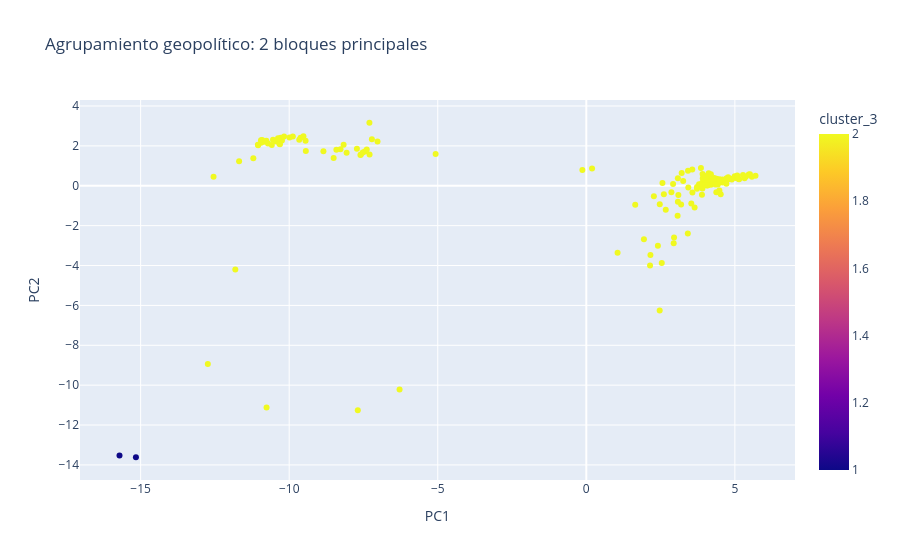

Write notebook code for a chart like this one.
### Code cell
# --- Visualización PCA con clusters (2 bloques principales) ---

# Se asegura la existencia de la columna 'cluster_3'
if "cluster_3" not in pca_df.columns:
    pca_df["cluster_3"] = clusters_3

fig = px.scatter(
    pca_df,
    x="PC1",
    y="PC2",
    color="cluster_3",
    hover_name=pca_df.index,
    title="Agrupamiento geopolítico: 2 bloques principales"
)

# Exportación
fig.write_html("figures/pca_clusters_un_2010_2024.html")
fig.write_image("figures/pca_clusters_un_2010_2024_preview.png", width=1400, height=900, scale=1)

fig.show()

### Figure 1 — Plotly figure (JSON) as saved in the notebook; plotly's stock layout.template omitted (floating-point values rounded to 4 significant figures; data arrays with more than 128 entries replaced by an {"elided": "..."} marker saying what was removed)
{"data": [{"hovertemplate": "<b>%{hovertext}</b><br><br>PC1=%{x}<br>PC2=%{y}<br>cluster_3=%{marker.color}<extra></extra>", "hovertext": {"elided": "179 str values"}, "legendgroup": "", "marker": {"color": {"elided": "179 int values"}, "coloraxis": "coloraxis", "symbol": "circle"}, "mode": "markers", "name": "", "orientation": "v", "showlegend": false, "type": "scatter", "x": {"elided": "179 float values"}, "xaxis": "x", "y": {"elided": "179 float values"}, "yaxis": "y"}], "layout": {"coloraxis": {"colorbar": {"title": {"text": "cluster_3"}}, "colorscale": [[0, "#0d0887"], [0.1111, "#46039f"], [0.2222, "#7201a8"], [0.3333, "#9c179e"], [0.4444, "#bd3786"], [0.5556, "#d8576b"], [0.6667, "#ed7953"], [0.7778, "#fb9f3a"], [0.8889, "#fdca26"], [1, "#f0f921"]]}, "legend": {"tracegroupgap": 0}, "title": {"text": "Agrupamiento geopolítico: 2 bloques principales"}, "xaxis": {"anchor": "y", "domain": [0, 1], "title": {"text": "PC1"}}, "yaxis": {"anchor": "x", "domain": [0, 1], "title": {"text": "PC2"}}}}
